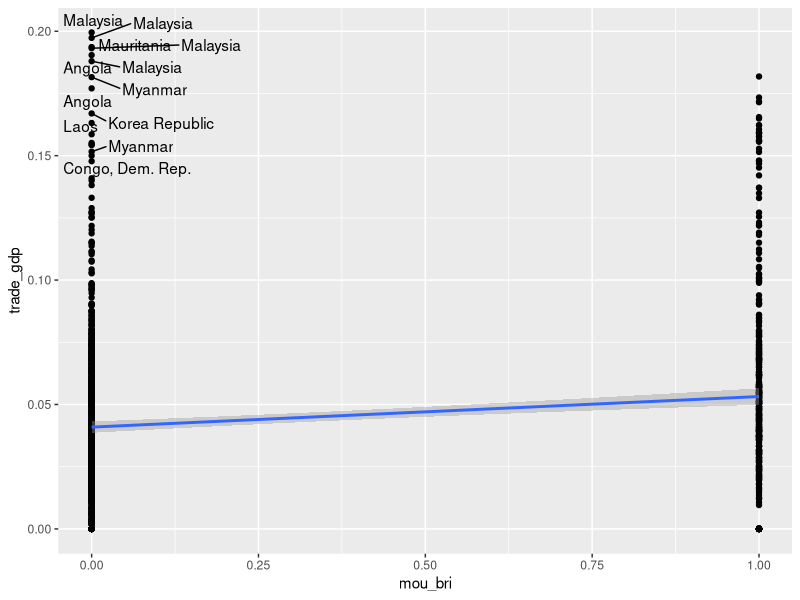

Source code (R):
library(tidyverse)
library(ggplot2)
library(dplyr)
library(readxl)
library(ggrepel)

#Importar la base
base_china <- read_excel("data/base_china_v6.xlsx")

names(base_china)

base <- base_china %>% 
  filter(gdp != "na" & mou_bri != "na" & trade_total != "na" & year >= 2013)

summary(base)

bri <- table(base$mou_bri)
bri


#COMERCIO
ggplot(filter(base, mou_bri < 2 & trade_gdp < 0.2), 
       aes(y = trade_gdp, x = mou_bri)) +
  geom_point() +
  geom_smooth(method = "lm") +
  geom_text_repel(data = base %>%
                    filter(mou_bri < 1 & trade_gdp > 0.15 & trade_gdp < 0.2 ),
                  aes(y = trade_gdp, label = country))